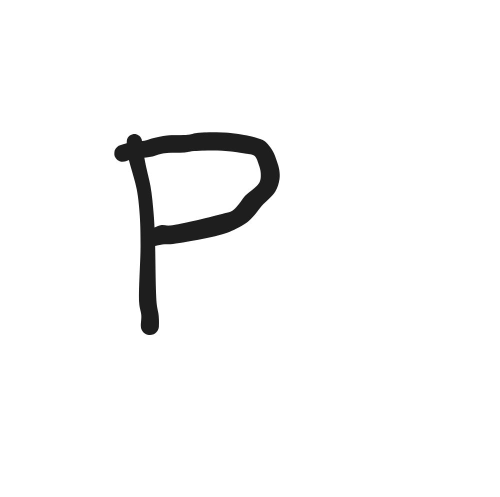
#> input picture image2.jpg, 1000 x 994 px (shown at 1/2 size)
$ jupyter execute --allow-errors text-detection-model.ipynb
#> lines starting #> are read from the running program, lines starting #| are printed output that depends on the picture; after the words box and inside, x2 and y2 are one past the last pixel; in counts of white or black regions, pixels touching at a corner belong together
[cell 1]
import cv2
import numpy as np
import pandas as pd
import matplotlib.pyplot as plt


from sklearn.model_selection import train_test_split
from sklearn.utils import shuffle
from keras.models import Sequential
from keras.layers import Dense, Flatten, Conv2D, MaxPool2D, Dropout
from keras.optimizers import SGD, Adam
from keras.callbacks import ReduceLROnPlateau, EarlyStopping
from keras.utils import to_categorical

#> (a cell that did not finish here is left out)

#> (a cell that did not finish here is left out)

#> (a cell that did not finish here is left out)

#> (a cell that did not finish here is left out)

#> (a cell that did not finish here is left out)

[cell 7]
from keras.layers import Input

#> (the rest of this cell did not finish here and is left out)

#> (a cell that did not finish here is left out)

[cell 9]
# Plotting Accuracy
import matplotlib.pyplot as plt

# Assuming 'history' is the object returned from model.fit()

# Plotting Accuracy and Loss

plt.figure(figsize=(12, 6))

# Plot Training and Validation Accuracy
plt.subplot(1, 2, 1)
#> (the rest of this cell did not finish here and is left out)

#> (a cell that did not finish here is left out)

[cell 11]
# Prediction on test data
fig, axes = plt.subplots(3,3, figsize=(8,9))
axes = axes.flatten()

#> (the rest of this cell did not finish here and is left out)

#> (a cell that did not finish here is left out)

[cell 13]
# Predection on External Image

img = cv2.imread(r'image2.jpg')
#> img is the input picture: shape (994, 1000, 3); min 6, max 255, mean 247.2
img_copy = img.copy()

img = cv2.cvtColor(img, cv2.COLOR_BGR2RGB)
img = cv2.resize(img, (400,440))
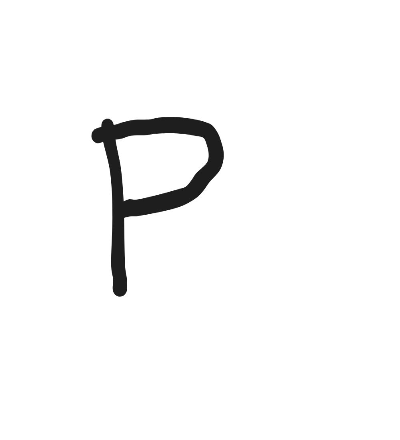
#> img: shape (440, 400, 3); min 19, max 255, mean 247.2


img_copy = cv2.GaussianBlur(img_copy, (7,7), 0)
img_gray = cv2.cvtColor(img_copy, cv2.COLOR_BGR2GRAY)
_, img_thresh = cv2.threshold(img_gray, 100, 255, cv2.THRESH_BINARY_INV)
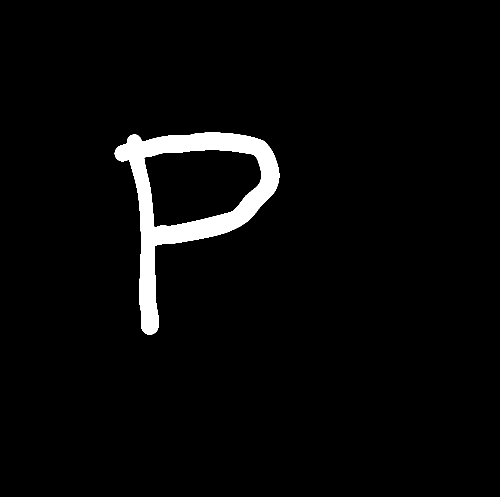
#> img_thresh: shape (994, 1000) (shown at 1/2 size); 3.3% white; 1 white region, box (x1, y1, x2, y2) and area: (229, 265, 559, 669) 32842

img_final = cv2.resize(img_thresh, (28,28))
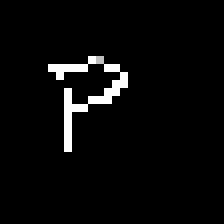
#> img_final: shape (28, 28) (shown 8 times larger); min 0, max 255, mean 9
img_final =np.reshape(img_final, (1,28,28,1))


#> (the rest of this cell did not finish here and is left out)
